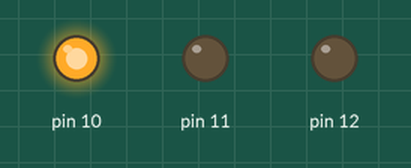
This program was run on a simulated Arduino Mega 2560, built with avr-gcc and run on an emulated ATmega2560. Shown: output pins drawn as LEDs (lit = HIGH).

Above: at 0.12 s.
At 1.37 s:
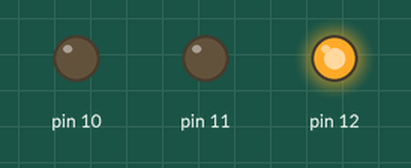
At 2.62 s:
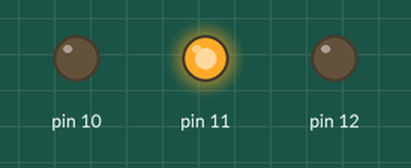
Timing chart, 0 to 3.0 s (numbered marks = the images above):
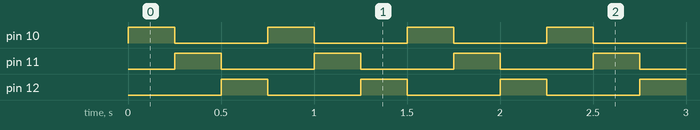

The program:

main.cpp
```cpp
// Author:         Ryan Nyborg
// Net ID:         rnyborg
// Date:           23 Jan 2017
// Assignment:     Lab 0 part 1
//
// Description: This file contains a programmatic overall description of the
// program. It should never contain assignments to special function registers
// for the exception key one-line code such as checking the state of the pin.
//
// Requirements: Implement initLED and turnOnLED according to the requirements
// described in the .cpp files.
//----------------------------------------------------------------------//

#include <avr/io.h>
#include <Arduino.h>
#include "led.h"

int main(){

  Serial.begin(9600);

  initLED();

  while(1){
    testLED();
  }

  return 0;
}
```

led.cpp
```cpp
// Description: This file implements turnOnLED and initLED to control
// the LEDs.
//----------------------------------------------------------------------//

#include <avr/io.h>
#include <util/delay.h>
#include "led.h"

/*
 * Initializes pins B6, B5, and B4 to be in output mode using the DDR register
 * and bit operations. Other bits in DDRB must not be affected by this
 * assignment.
 */
void initLED(){
  /* PB6 is pin #25; PB5 is pin #24; PB4 is pin #23 */
  DDRB |= (1 << DDB4); // sets the output to pin PB4 WHITE LED
  DDRB |= (1 << DDB5); // sets the output to pin PB5 RED LED
  DDRB |= (1 << DDB6); // sets the output to pin PB6 GREEN LED

}

/*
 * Turns on a specified LED and turns off other LEDS using PORTB registers
 * and bit operations. This function should also not affect other bits in
 * PORTB while turning on an off LEDs. You can choose which number corresponsds
 * to which LED, but this mapping should be matching the testLED function.
 */
void turnOnLED(int led){
  if(led == 0){
    PORTB &= (0 << PB5); // turn off red
    PORTB &= (0 << PB6); // turn off white
    PORTB |= (1 << PB4); // turn green on
  }

  if (led == 1){
    PORTB &= (0 << PB4); // turn off green
    PORTB &= (0 << PB6); // turn off white
    PORTB |= (1 << PB5); // turn red on
  }

  if(led == 2){
    PORTB &= (0 << PB4); // turn off green
    PORTB &= (0 << PB5); // turn off red
    PORTB |= (1 << PB6); // turn white on
  }

}

/*
 * Tests initLEDs and turnOnLED by turning on each LED in succession.
 */
void testLED(){
  turnOnLED(0);
  _delay_ms(250.0);
  turnOnLED(1);
  _delay_ms(250.0);
  turnOnLED(2);
  _delay_ms(250.0);
}
```

led.h
```cpp
// Description: This file contains function prototypes to be implemented in
// led.cpp and to be included in main.cpp.
//----------------------------------------------------------------------//

#ifndef LED_H
#define LED_H

void initLED();
void turnOnLED(int led);
void testLED();

#endif
```

Measured:
- by itself, pin 10–12: alternates HIGH for 0.25 s and LOW for 0.50 s
- by itself, everything shown: repeats every 0.75 s, in 3 steps
